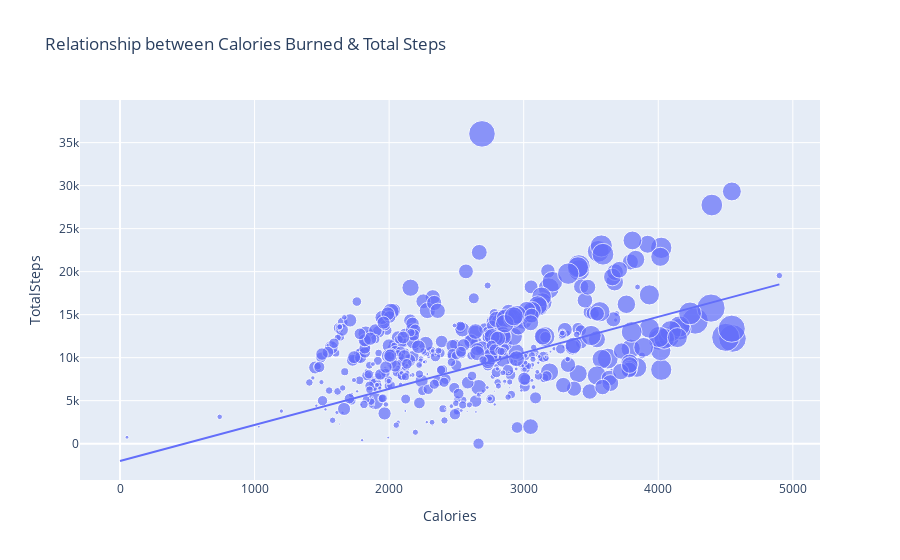

Notebook source saved alongside this figure:
### Markdown cell above
#### Relation between Calories Burned and Total Steps.

### Code cell
figure = px.scatter(data_frame = df_copy, x="Calories",
                    y="TotalSteps", size="VeryActiveMinutes", 
                    trendline="ols", 
                    title="Relationship between Calories Burned & Total Steps")
figure.show()

### Figure 1 — Plotly figure (JSON) as saved in the notebook; plotly's stock layout.template omitted (floating-point values rounded to 4 significant figures; data arrays with more than 128 entries replaced by an {"elided": "..."} marker saying what was removed)
{"data": [{"hovertemplate": "Calories=%{x}<br>TotalSteps=%{y}<br>VeryActiveMinutes=%{marker.size}<extra></extra>", "legendgroup": "", "marker": {"color": "#636efa", "size": {"elided": "940 int values"}, "sizemode": "area", "sizeref": 0.525, "symbol": "circle"}, "mode": "markers", "name": "", "orientation": "v", "showlegend": false, "type": "scatter", "x": {"elided": "940 int values"}, "xaxis": "x", "y": {"elided": "940 int values"}, "yaxis": "y"}, {"hovertemplate": "<b>OLS trendline</b><br>TotalSteps = 4.19039 * Calories + -2015.1<br>R<sup>2</sup>=0.349953<br><br>Calories=%{x}<br>TotalSteps=%{y} <b>(trend)</b><extra></extra>", "legendgroup": "", "marker": {"color": "#636efa", "symbol": "circle"}, "mode": "lines", "name": "", "showlegend": false, "type": "scatter", "x": {"elided": "940 int values"}, "xaxis": "x", "y": {"elided": "940 float values"}, "yaxis": "y"}], "layout": {"legend": {"itemsizing": "constant", "tracegroupgap": 0}, "title": {"text": "Relationship between Calories Burned & Total Steps"}, "xaxis": {"anchor": "y", "domain": [0, 1], "title": {"text": "Calories"}}, "yaxis": {"anchor": "x", "domain": [0, 1], "title": {"text": "TotalSteps"}}}}
